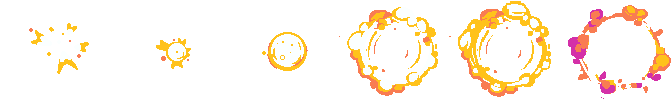
#> input picture assets/vfx-src/fx1.png, 672 x 100 px; its folder holds only this picture in this run
$ python build-vfx.py
#> lines starting #> are read from the running program, lines starting #| are printed output that depends on the picture
#!/usr/bin/env python3
"""Turn the CC0 FX filmstrips into one atlas the game can animate.

Source: Superpowers "RPG Battle System" asset pack by Pixel-boy / Sparklin Labs,
released CC0. Fetched from github.com/sparklinlabs/superpowers-asset-packs.

The strips are horizontal filmstrips with transparent gutters between frames, so
frames are found by locating runs of non-empty columns rather than by assuming a
fixed cell size — the strips are not all evenly divisible.

Outputs:
  assets/ui/vfx.png    one row per effect, uniform cell, trimmed and centred
  js/vfx-atlas.js      frame counts + cell size + effect->row mapping
"""
import os
import json
import numpy as np
from PIL import Image

ROOT = os.path.dirname(os.path.dirname(os.path.abspath(__file__)))
SRC = os.path.join(ROOT, 'assets', 'vfx-src')
OUT = os.path.join(ROOT, 'assets', 'ui')

# (effect key, strip, forced frame count or None, frame slice or None)
#
# Most strips split correctly from the inferred pitch. Two need help: `holy`'s
# radiant frames touch each other so no gap-free division above N=3 exists, and
# `fx8` is really two animations end to end — falling rocks then ground debris —
# so it becomes two effects.
EFFECTS = [
    ('sparkring', 'fx1',  None, None),   # star flash into expanding ring — impact / ult
    ('bolt',      'fx2',  None, None),   # lightning bolt — Electric
    ('claw',      'fx3',  None, None),   # triple claw slash — Metal / physical
    ('crescent',  'fx4',  None, None),   # crescent sweep, gold into violet — Shadow
    ('arc',       'fx5',  None, None),   # single arc slash — default hit
    ('cross',     'fx6',  None, None),   # X slash — crit
    ('heal',      'fx7',  None, None),   # rising plus signs — heal / feed
    ('rubble',    'fx8',  11,   (0, 6)),  # rocks bursting up — Earth
    ('ground',    'fx8',  11,   (6, 11)), # debris settling — landing / heavy impact
    ('fireball',  'fx9',  None, None),   # fireball detonation — Fire
    ('scratch',   'fx10', None, None),   # quick claw scratch — fast skill
    ('flame',     'fx11', None, None),   # flame plume — Fire column / burn
    ('holy',      'fx12', 6,    None),   # radiant cross burst — Mystic / ultimate
    ('dust',      'fx13', None, None),   # brown dust cloud — impact dust
    ('swirl',     'fx14', None, None),   # water spiral — Water / Ice
]
CELL = 96          # atlas cell, big enough for the widest frame after scaling


def content_runs(im):
    """Runs of columns that contain any pixel."""
    a = np.asarray(im.convert('RGBA'))
    col = (a[..., 3] > 8).any(axis=0)
    runs, s = [], None
    for x, v in enumerate(col):
        if v and s is None:
            s = x
        elif not v and s is not None:
            runs.append((s, x)); s = None
    if s is not None:
        runs.append((s, len(col)))
    return [r for r in runs if r[1] - r[0] >= 3]


def split_uniform(im, n):
    pitch = im.width / n
    cells = [im.crop((round(i * pitch), 0, round((i + 1) * pitch), im.height))
             for i in range(n)]
    return [c for c in cells if c.split()[3].getbbox()]


def frames_of(im):
    """Split a filmstrip into frames.

    Gap-splitting alone is wrong on these strips: an X-shaped slash reads as two
    runs and a heal frame's detached sparkles read as several, so a 5-frame strip
    comes out as 12. Instead infer the frame pitch — the strips are authored on a
    uniform grid, so pick the largest N whose equal cells never cut a content run
    in half. That upper-bounds the split at the real frame count.
    """
    runs = content_runs(im)
    if not runs:
        return []
    W = im.width
    best = 1
    for n in range(1, 17):
        pitch = W / n
        # every run must sit inside a single cell
        if all(int(r[0] // pitch) == int((r[1] - 1) // pitch) for r in runs):
            best = n
    if best > 1:
        pitch = W / best
        cells = [im.crop((round(i * pitch), 0, round((i + 1) * pitch), im.height))
                 for i in range(best)]
        return [c for c in cells if c.split()[3].getbbox()]
    return [im.crop((x0, 0, x1, im.height)) for x0, x1 in runs]


def fit(fr, cell):
    """Scale a frame to fit the cell, keeping aspect, centred."""
    bb = fr.split()[3].getbbox()
    if not bb:
        return Image.new('RGBA', (cell, cell))
    fr = fr.crop(bb)
    k = min((cell - 4) / fr.width, (cell - 4) / fr.height, 1.6)
    w, h = max(1, round(fr.width * k)), max(1, round(fr.height * k))
    fr = fr.resize((w, h), Image.LANCZOS)
    c = Image.new('RGBA', (cell, cell))
    c.paste(fr, ((cell - w) // 2, (cell - h) // 2))
    return c


def main():
    rows, meta = [], []
    for key, stem, forced, sl in EFFECTS:
        p = os.path.join(SRC, stem + '.png')
        if not os.path.exists(p):
            print('missing', p); continue
        strip = Image.open(p).convert('RGBA')
#> strip is the input picture: PIL image 672x100 RGBA; mean R, G, B, A 164.3, 154.3, 141.7, 41.6
        fr = split_uniform(strip, forced) if forced else frames_of(strip)
#> the loop in content_runs, `for x, v in enumerate(col):` made 672 passes
#> v on passes 1 to 12: False, False, False, False, False, False, False, False, False, False, False, False
#> after the loop in content_runs, `for x, v in enumerate(col):`: runs = [(29, 55), (57, 89), (156, 191), (262, 266), (267, 308), (339, 340), (347, 438), (449, 451), (458, 551), (568, 671)]
#> in frames_of, `runs = content_runs(im)`: runs = [(29, 55), (57, 89), (156, 191), (262, 266), (267, 308), (347, 438), (458, 551), (568, 671)]
#> in frames_of, `cells = [im.crop((round(i * pitch), 0, round((i + 1) * pitch), im.heig..`: cells = 6 items
#> fr = 6 items
        if sl:
            fr = fr[sl[0]:sl[1]]
        if not fr:
            print('no frames in', stem); continue
        rows.append([fit(f, CELL) for f in fr])
#> in fit, `c = Image.new('RGBA', (cell, cell))`: c: PIL image 96x96 RGBA; every value is 0
#> call 4 of fit, with cell = 96
#> in fit (call 4), `bb = fr.split()[3].getbbox()`: bb = (3, 7, 102, 96)
#> in fit (call 4), `c.paste(fr, ((cell - w) // 2, (cell - h) // 2))`:
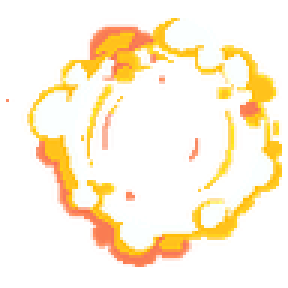
#> c: PIL image 96x96 RGBA (shown 3 times larger); mean R, G, B, A 98.8, 78.7, 43.7, 71.5; transparent parts drawn white
#> in fit (call 5), `bb = fr.split()[3].getbbox()`: bb = (1, 1, 103, 97)
#> in fit (call 5), `c.paste(fr, ((cell - w) // 2, (cell - h) // 2))`:
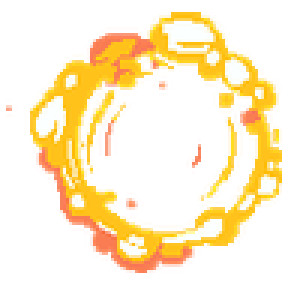
#> c: PIL image 96x96 RGBA (shown 3 times larger); mean R, G, B, A 101.4, 76.6, 27.6, 75.2; transparent parts drawn white
#> in fit (call 6), `bb = fr.split()[3].getbbox()`: bb = (8, 5, 111, 99)
#> in fit (call 6), `fr = fr.resize((w, h), Image.LANCZOS)`:
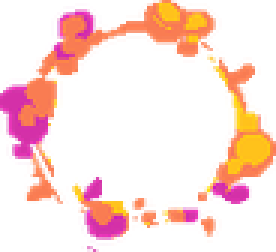
#> fr: PIL image 92x84 RGBA (shown 3 times larger); mean R, G, B, A 82.4, 39.8, 32.4, 58.3; transparent parts drawn white
#> in fit (call 6), `c.paste(fr, ((cell - w) // 2, (cell - h) // 2))`:
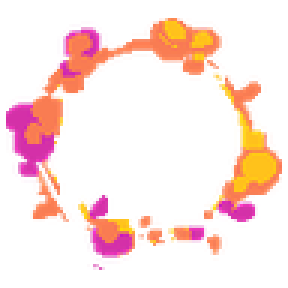
#> c: PIL image 96x96 RGBA (shown 3 times larger); mean R, G, B, A 69.1, 33.4, 27.2, 48.9; transparent parts drawn white
        meta.append({'key': key, 'frames': len(fr), 'src': stem})
        tag = '  (forced)' if forced else ''
        print(f'{key:10} {stem:5} {len(fr):2} frames{tag}')
#| sparkring  fx1    6 frames

    cols = max(len(r) for r in rows)
    sheet = Image.new('RGBA', (cols * CELL, len(rows) * CELL))
#> sheet: PIL image 576x96 RGBA; every value is 0
    for ri, r in enumerate(rows):
        for ci, f in enumerate(r):
            sheet.paste(f, (ci * CELL, ri * CELL))
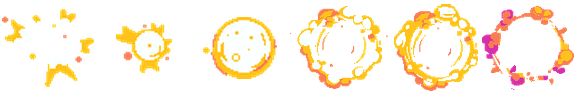
#> sheet: PIL image 576x96 RGBA; mean R, G, B, A 81.8, 63.1, 35.3, 60.9; transparent parts drawn white

    # palette-quantize with an explicit transparent index, same as the other sheets
    alpha = sheet.split()[3]
    flat = Image.new('RGB', sheet.size, (0, 0, 0))
#> flat: PIL image 576x96 RGB; every value is 0
    flat.paste(sheet.convert('RGB'), mask=alpha)
    N = 128
    q = flat.quantize(colors=N - 1, method=Image.MEDIANCUT, dither=Image.NONE)
    pal = q.getpalette()[:(N - 1) * 3]
    pal += [0] * (N * 3 - len(pal))
    idx = np.asarray(q).copy()
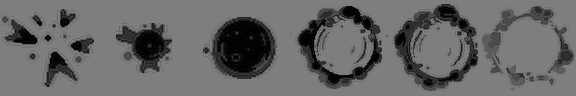
#> idx: shape (96, 576); min 0, max 126, mean 103.6
    idx[np.asarray(alpha) <= 128] = N - 1
    out = Image.fromarray(idx, 'P')
    out.putpalette(pal)
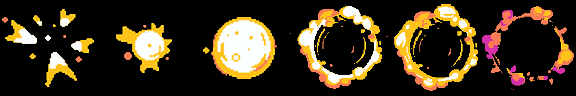
#> out: PIL image 576x96 P; mean R, G, B 58, 46.7, 28.5
    out.save(os.path.join(OUT, 'vfx.png'), optimize=False,
             transparency=bytes([255] * (N - 1) + [0]))

    js = ('/* generated by tools/build-vfx.py — do not hand-edit.\n'
          '   Art: Superpowers RPG Battle System pack by Pixel-boy / Sparklin Labs (CC0). */\n'
          "window.VFX_ATLAS = " + json.dumps({
              'cell': CELL, 'cols': cols, 'rows': len(rows),
              'effects': {m['key']: {'row': i, 'frames': m['frames']}
                          for i, m in enumerate(meta)},
          }, indent=1) + ';\n')
    open(os.path.join(ROOT, 'js', 'vfx-atlas.js'), 'w').write(js)
    kb = os.path.getsize(os.path.join(OUT, 'vfx.png')) / 1000
    print(f'\natlas {sheet.size[0]}x{sheet.size[1]}  {cols} cols x {len(rows)} rows  {kb:.1f}KB')


if __name__ == '__main__':
    main()
